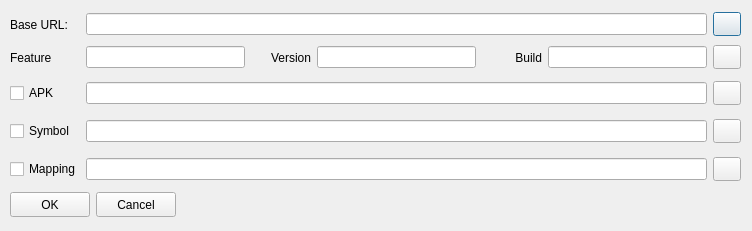
<?xml version="1.0" encoding="UTF-8"?>
<ui version="4.0">
 <class>Dialog</class>
 <widget class="QDialog" name="Dialog">
  <property name="geometry">
   <rect>
    <x>0</x>
    <y>0</y>
    <width>752</width>
    <height>231</height>
   </rect>
  </property>
  <property name="windowTitle">
   <string>Dialog</string>
  </property>
  <widget class="QWidget" name="verticalLayoutWidget">
   <property name="geometry">
    <rect>
     <x>10</x>
     <y>10</y>
     <width>731</width>
     <height>209</height>
    </rect>
   </property>
   <layout class="QVBoxLayout" name="verticalLayout">
    <property name="leftMargin">
     <number>0</number>
    </property>
    <property name="topMargin">
     <number>0</number>
    </property>
    <property name="rightMargin">
     <number>0</number>
    </property>
    <property name="bottomMargin">
     <number>0</number>
    </property>
    <item>
     <layout class="QHBoxLayout" name="horizontalLayout">
      <property name="leftMargin">
       <number>0</number>
      </property>
      <property name="topMargin">
       <number>0</number>
      </property>
      <property name="rightMargin">
       <number>0</number>
      </property>
      <property name="bottomMargin">
       <number>0</number>
      </property>
      <item>
       <widget class="QLabel" name="_lbBaseURL">
        <property name="sizePolicy">
         <sizepolicy hsizetype="Fixed" vsizetype="Fixed">
          <horstretch>0</horstretch>
          <verstretch>0</verstretch>
         </sizepolicy>
        </property>
        <property name="minimumSize">
         <size>
          <width>70</width>
          <height>25</height>
         </size>
        </property>
        <property name="maximumSize">
         <size>
          <width>70</width>
          <height>25</height>
         </size>
        </property>
        <property name="text">
         <string>Base URL:</string>
        </property>
       </widget>
      </item>
      <item>
       <widget class="QLineEdit" name="_tbBaseURL">
        <property name="readOnly">
         <bool>true</bool>
        </property>
       </widget>
      </item>
      <item>
       <widget class="QPushButton" name="_btBrowseCCTG">
        <property name="sizePolicy">
         <sizepolicy hsizetype="Fixed" vsizetype="Fixed">
          <horstretch>0</horstretch>
          <verstretch>0</verstretch>
         </sizepolicy>
        </property>
        <property name="minimumSize">
         <size>
          <width>28</width>
          <height>24</height>
         </size>
        </property>
        <property name="maximumSize">
         <size>
          <width>28</width>
          <height>24</height>
         </size>
        </property>
        <property name="text">
         <string/>
        </property>
        <property name="icon">
         <iconset resource="AndroidBoy.qrc">
          <normaloff>:/icon/icons/ie_logo.svg</normaloff>:/icon/icons/ie_logo.svg</iconset>
        </property>
       </widget>
      </item>
     </layout>
    </item>
    <item>
     <layout class="QHBoxLayout" name="horizontalLayout_2">
      <item>
       <widget class="QLabel" name="_lbFeature">
        <property name="sizePolicy">
         <sizepolicy hsizetype="Fixed" vsizetype="Fixed">
          <horstretch>0</horstretch>
          <verstretch>0</verstretch>
         </sizepolicy>
        </property>
        <property name="minimumSize">
         <size>
          <width>70</width>
          <height>25</height>
         </size>
        </property>
        <property name="maximumSize">
         <size>
          <width>70</width>
          <height>25</height>
         </size>
        </property>
        <property name="text">
         <string>Feature</string>
        </property>
       </widget>
      </item>
      <item>
       <widget class="QLineEdit" name="_tbFeature"/>
      </item>
      <item>
       <widget class="QLabel" name="_lbVersion">
        <property name="sizePolicy">
         <sizepolicy hsizetype="Fixed" vsizetype="Fixed">
          <horstretch>0</horstretch>
          <verstretch>0</verstretch>
         </sizepolicy>
        </property>
        <property name="minimumSize">
         <size>
          <width>60</width>
          <height>25</height>
         </size>
        </property>
        <property name="maximumSize">
         <size>
          <width>60</width>
          <height>25</height>
         </size>
        </property>
        <property name="layoutDirection">
         <enum>Qt::LeftToRight</enum>
        </property>
        <property name="text">
         <string>Version</string>
        </property>
        <property name="textFormat">
         <enum>Qt::AutoText</enum>
        </property>
        <property name="alignment">
         <set>Qt::AlignRight|Qt::AlignTrailing|Qt::AlignVCenter</set>
        </property>
       </widget>
      </item>
      <item>
       <widget class="QLineEdit" name="_tbVersion"/>
      </item>
      <item>
       <widget class="QLabel" name="_lbBuild">
        <property name="sizePolicy">
         <sizepolicy hsizetype="Fixed" vsizetype="Fixed">
          <horstretch>0</horstretch>
          <verstretch>0</verstretch>
         </sizepolicy>
        </property>
        <property name="minimumSize">
         <size>
          <width>60</width>
          <height>25</height>
         </size>
        </property>
        <property name="maximumSize">
         <size>
          <width>60</width>
          <height>25</height>
         </size>
        </property>
        <property name="layoutDirection">
         <enum>Qt::LeftToRight</enum>
        </property>
        <property name="text">
         <string>Build</string>
        </property>
        <property name="textFormat">
         <enum>Qt::AutoText</enum>
        </property>
        <property name="alignment">
         <set>Qt::AlignRight|Qt::AlignTrailing|Qt::AlignVCenter</set>
        </property>
       </widget>
      </item>
      <item>
       <widget class="QLineEdit" name="_tbBuild"/>
      </item>
      <item>
       <widget class="QPushButton" name="_btBrowseFolder">
        <property name="sizePolicy">
         <sizepolicy hsizetype="Fixed" vsizetype="Fixed">
          <horstretch>0</horstretch>
          <verstretch>0</verstretch>
         </sizepolicy>
        </property>
        <property name="minimumSize">
         <size>
          <width>28</width>
          <height>24</height>
         </size>
        </property>
        <property name="maximumSize">
         <size>
          <width>28</width>
          <height>24</height>
         </size>
        </property>
        <property name="text">
         <string/>
        </property>
        <property name="icon">
         <iconset resource="AndroidBoy.qrc">
          <normaloff>:/icon/icons/ie_logo.svg</normaloff>:/icon/icons/ie_logo.svg</iconset>
        </property>
       </widget>
      </item>
     </layout>
    </item>
    <item>
     <layout class="QHBoxLayout" name="horizontalLayout_3">
      <item>
       <widget class="QCheckBox" name="_ckAPK">
        <property name="sizePolicy">
         <sizepolicy hsizetype="Fixed" vsizetype="Fixed">
          <horstretch>0</horstretch>
          <verstretch>0</verstretch>
         </sizepolicy>
        </property>
        <property name="minimumSize">
         <size>
          <width>70</width>
          <height>30</height>
         </size>
        </property>
        <property name="maximumSize">
         <size>
          <width>70</width>
          <height>16777215</height>
         </size>
        </property>
        <property name="text">
         <string>APK</string>
        </property>
       </widget>
      </item>
      <item>
       <widget class="QLineEdit" name="_tbAPKURL"/>
      </item>
      <item>
       <widget class="QPushButton" name="_btCopyAPKURL">
        <property name="sizePolicy">
         <sizepolicy hsizetype="Fixed" vsizetype="Fixed">
          <horstretch>0</horstretch>
          <verstretch>0</verstretch>
         </sizepolicy>
        </property>
        <property name="minimumSize">
         <size>
          <width>28</width>
          <height>24</height>
         </size>
        </property>
        <property name="maximumSize">
         <size>
          <width>28</width>
          <height>24</height>
         </size>
        </property>
        <property name="text">
         <string/>
        </property>
        <property name="icon">
         <iconset resource="AndroidBoy.qrc">
          <normaloff>:/icon/icons/copy.svg</normaloff>:/icon/icons/copy.svg</iconset>
        </property>
       </widget>
      </item>
     </layout>
    </item>
    <item>
     <layout class="QHBoxLayout" name="horizontalLayout_5">
      <item>
       <widget class="QCheckBox" name="_ckSymbol">
        <property name="sizePolicy">
         <sizepolicy hsizetype="Fixed" vsizetype="Fixed">
          <horstretch>0</horstretch>
          <verstretch>0</verstretch>
         </sizepolicy>
        </property>
        <property name="minimumSize">
         <size>
          <width>70</width>
          <height>30</height>
         </size>
        </property>
        <property name="maximumSize">
         <size>
          <width>70</width>
          <height>16777215</height>
         </size>
        </property>
        <property name="text">
         <string>Symbol</string>
        </property>
       </widget>
      </item>
      <item>
       <widget class="QLineEdit" name="_tbSymbolURL"/>
      </item>
      <item>
       <widget class="QPushButton" name="_btCopySymbolURL">
        <property name="sizePolicy">
         <sizepolicy hsizetype="Fixed" vsizetype="Fixed">
          <horstretch>0</horstretch>
          <verstretch>0</verstretch>
         </sizepolicy>
        </property>
        <property name="minimumSize">
         <size>
          <width>28</width>
          <height>24</height>
         </size>
        </property>
        <property name="maximumSize">
         <size>
          <width>28</width>
          <height>24</height>
         </size>
        </property>
        <property name="text">
         <string/>
        </property>
        <property name="icon">
         <iconset resource="AndroidBoy.qrc">
          <normaloff>:/icon/icons/copy.svg</normaloff>:/icon/icons/copy.svg</iconset>
        </property>
       </widget>
      </item>
     </layout>
    </item>
    <item>
     <layout class="QHBoxLayout" name="horizontalLayout_6">
      <item>
       <widget class="QCheckBox" name="_ckMapping">
        <property name="sizePolicy">
         <sizepolicy hsizetype="Fixed" vsizetype="Fixed">
          <horstretch>0</horstretch>
          <verstretch>0</verstretch>
         </sizepolicy>
        </property>
        <property name="minimumSize">
         <size>
          <width>70</width>
          <height>30</height>
         </size>
        </property>
        <property name="maximumSize">
         <size>
          <width>70</width>
          <height>16777215</height>
         </size>
        </property>
        <property name="text">
         <string>Mapping</string>
        </property>
       </widget>
      </item>
      <item>
       <widget class="QLineEdit" name="_tbMappingURL"/>
      </item>
      <item>
       <widget class="QPushButton" name="_btCopyMappingURL">
        <property name="sizePolicy">
         <sizepolicy hsizetype="Fixed" vsizetype="Fixed">
          <horstretch>0</horstretch>
          <verstretch>0</verstretch>
         </sizepolicy>
        </property>
        <property name="minimumSize">
         <size>
          <width>28</width>
          <height>24</height>
         </size>
        </property>
        <property name="maximumSize">
         <size>
          <width>28</width>
          <height>24</height>
         </size>
        </property>
        <property name="text">
         <string/>
        </property>
        <property name="icon">
         <iconset resource="AndroidBoy.qrc">
          <normaloff>:/icon/icons/copy.svg</normaloff>:/icon/icons/copy.svg</iconset>
        </property>
       </widget>
      </item>
     </layout>
    </item>
    <item>
     <layout class="QHBoxLayout" name="horizontalLayout_4">
      <item>
       <widget class="QPushButton" name="_btOK">
        <property name="sizePolicy">
         <sizepolicy hsizetype="Fixed" vsizetype="Fixed">
          <horstretch>0</horstretch>
          <verstretch>0</verstretch>
         </sizepolicy>
        </property>
        <property name="minimumSize">
         <size>
          <width>80</width>
          <height>25</height>
         </size>
        </property>
        <property name="maximumSize">
         <size>
          <width>80</width>
          <height>25</height>
         </size>
        </property>
        <property name="text">
         <string>OK</string>
        </property>
       </widget>
      </item>
      <item>
       <widget class="QPushButton" name="_btCancel">
        <property name="sizePolicy">
         <sizepolicy hsizetype="Fixed" vsizetype="Fixed">
          <horstretch>0</horstretch>
          <verstretch>0</verstretch>
         </sizepolicy>
        </property>
        <property name="minimumSize">
         <size>
          <width>80</width>
          <height>25</height>
         </size>
        </property>
        <property name="maximumSize">
         <size>
          <width>80</width>
          <height>25</height>
         </size>
        </property>
        <property name="text">
         <string>Cancel</string>
        </property>
       </widget>
      </item>
      <item>
       <spacer name="horizontalSpacer">
        <property name="orientation">
         <enum>Qt::Horizontal</enum>
        </property>
        <property name="sizeHint" stdset="0">
         <size>
          <width>40</width>
          <height>20</height>
         </size>
        </property>
       </spacer>
      </item>
     </layout>
    </item>
   </layout>
  </widget>
 </widget>
 <tabstops>
  <tabstop>_tbFeature</tabstop>
  <tabstop>_tbVersion</tabstop>
  <tabstop>_tbBuild</tabstop>
  <tabstop>_ckAPK</tabstop>
  <tabstop>_tbAPKURL</tabstop>
  <tabstop>_ckSymbol</tabstop>
  <tabstop>_tbSymbolURL</tabstop>
  <tabstop>_ckMapping</tabstop>
  <tabstop>_tbMappingURL</tabstop>
  <tabstop>_btOK</tabstop>
  <tabstop>_btCancel</tabstop>
  <tabstop>_tbBaseURL</tabstop>
 </tabstops>
 <resources>
  <include location="AndroidBoy.qrc"/>
 </resources>
 <connections/>
</ui>
